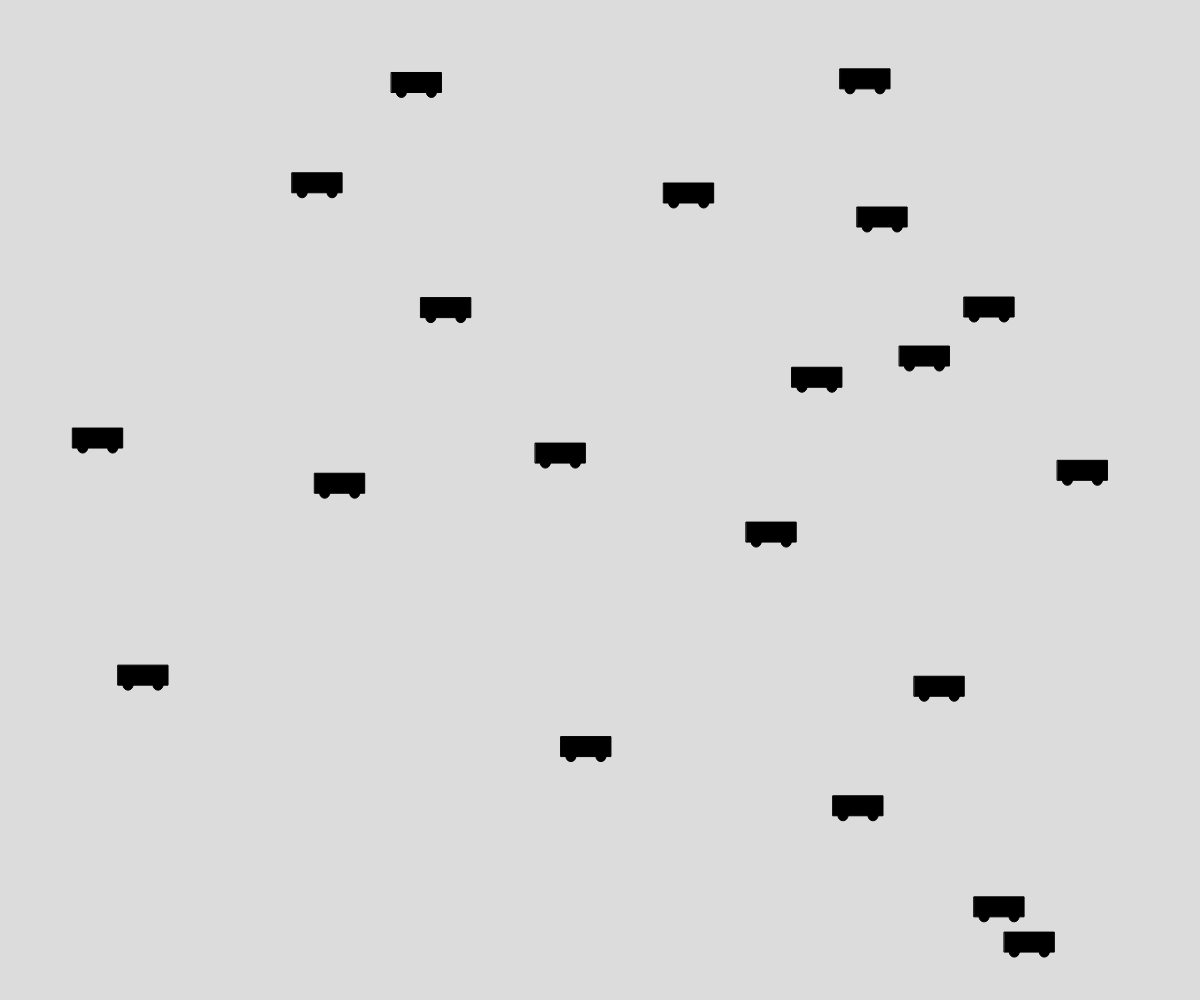
Frame 1 (no input)
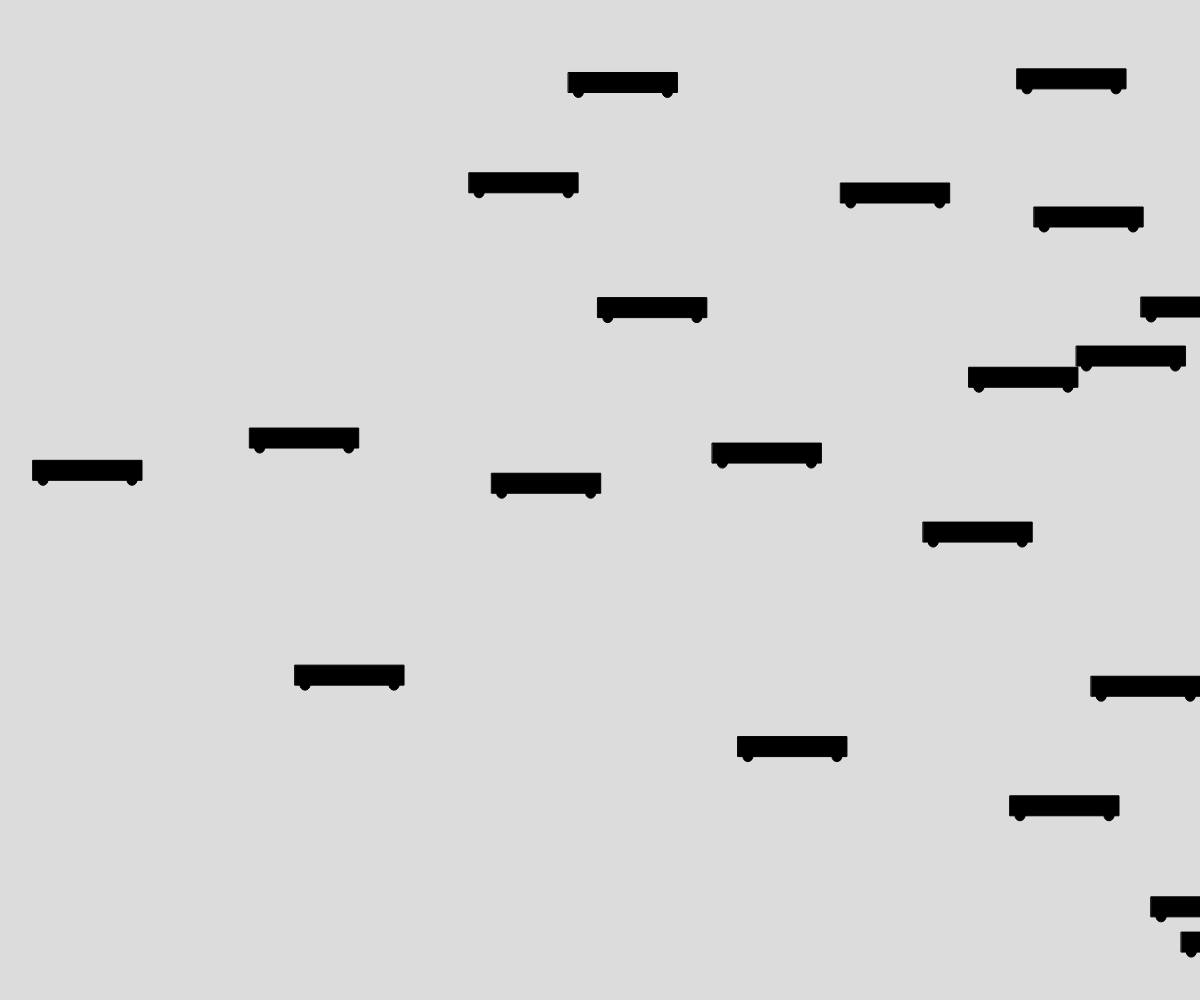
Frame 60 (no input)
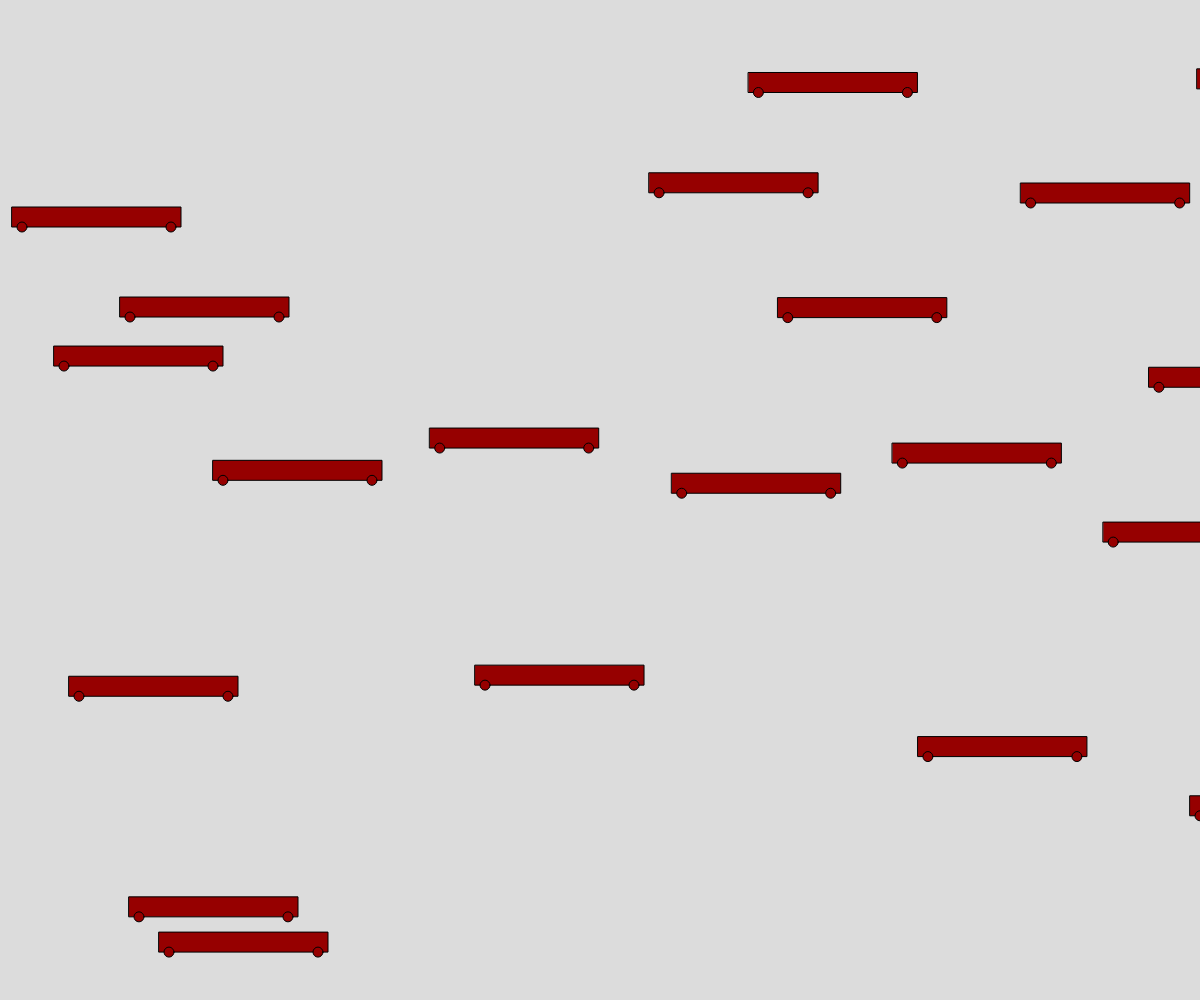
Frame 120 (the mouse pressed at the canvas centre since frame 60)

The p5.js sketch that drew these frames (run headless with seeded random() and noise() and a simulated clock; from frame 60 on, the mouse is pressed at the canvas centre):

// p5.js sketch
// ── sketch.js
// let myCar, myCar2;
let cars=[];
let noCars=20;

function setup() {
  createCanvas(innerWidth,innerHeight);
  // myCar= new Car(20,300,40,10);
  // myCar2= new Car(200,200,60,2);

  for(let i=0;i<noCars;i+= 1){
    let tempCar=new Car(random(0,width), random(0,height), 50,3);
    cars.push(tempCar);
  }
}

function draw() {
  background(220);
  for(let i=0; i<cars.length;i++){
    cars[i].show(mouseX/4);
    cars[i].move();
    cars[i].grow();
    
  }


//   tempCar[].show();
//   tempCar.move();
}
// ── car.js
class Car {
    constructor(x, y, s, speed) {
        this.x = x;
        this.y = y;
        this.size = s;
        this.speed = speed;
    }


    show(redColour) {
        fill(redColour,0,0)
        rect(this.x, this.y, this.size, 20);
        ellipse(this.x + 10, this.y + 20, 10);
        ellipse(this.x + this.size - 10, this.y + 20, 10);
    }
    move() {
        this.x = this.x + this.speed;
        if (this.x > width) {
            this.x = 0;
        }
    }
    grow(){
        if(this.size<200){
        this.size=this.size+1;
        }
    }
}
